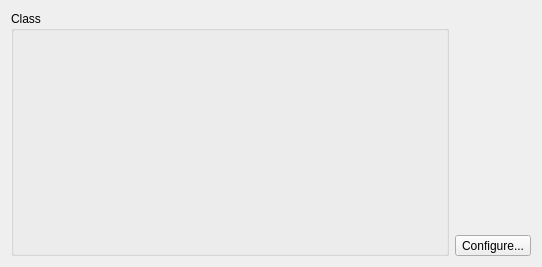
<?xml version="1.0" encoding="UTF-8"?>
<ui version="4.0">
 <class>Designer::Internal::FormClassWizardPage</class>
 <widget class="QWizardPage" name="Designer::Internal::FormClassWizardPage">
  <property name="geometry">
   <rect>
    <x>0</x>
    <y>0</y>
    <width>542</width>
    <height>267</height>
   </rect>
  </property>
  <property name="title">
   <string>Choose a class name</string>
  </property>
  <layout class="QGridLayout" name="gridLayout">
   <item row="0" column="0">
    <widget class="QGroupBox" name="classGroupBox">
     <property name="title">
      <string>Class</string>
     </property>
     <layout class="QVBoxLayout" name="verticalLayout_2">
      <item>
       <widget class="Utils::NewClassWidget" name="newClassWidget"/>
      </item>
     </layout>
    </widget>
   </item>
   <item row="0" column="1">
    <layout class="QVBoxLayout" name="verticalLayout_4">
     <item>
      <spacer name="verticalSpacer">
       <property name="orientation">
        <enum>Qt::Vertical</enum>
       </property>
       <property name="sizeHint" stdset="0">
        <size>
         <width>20</width>
         <height>40</height>
        </size>
       </property>
      </spacer>
     </item>
     <item>
      <widget class="QToolButton" name="settingsToolButton">
       <property name="text">
        <string>Configure...</string>
       </property>
      </widget>
     </item>
    </layout>
   </item>
  </layout>
 </widget>
 <customwidgets>
  <customwidget>
   <class>Utils::NewClassWidget</class>
   <extends>QWidget</extends>
   <header location="global">utils/newclasswidget.h</header>
   <container>1</container>
  </customwidget>
 </customwidgets>
 <resources/>
 <connections/>
 <buttongroups>
  <buttongroup name="buttonGroup"/>
 </buttongroups>
</ui>
